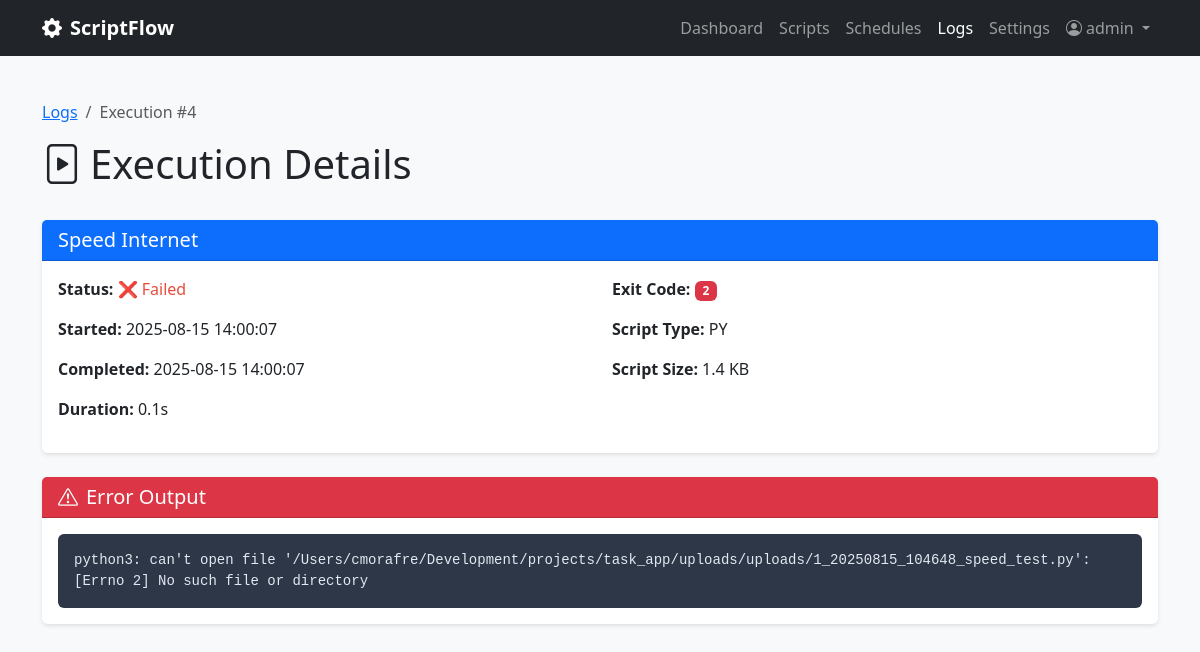
Page /logs/4 (signed in) on the earlier database version.
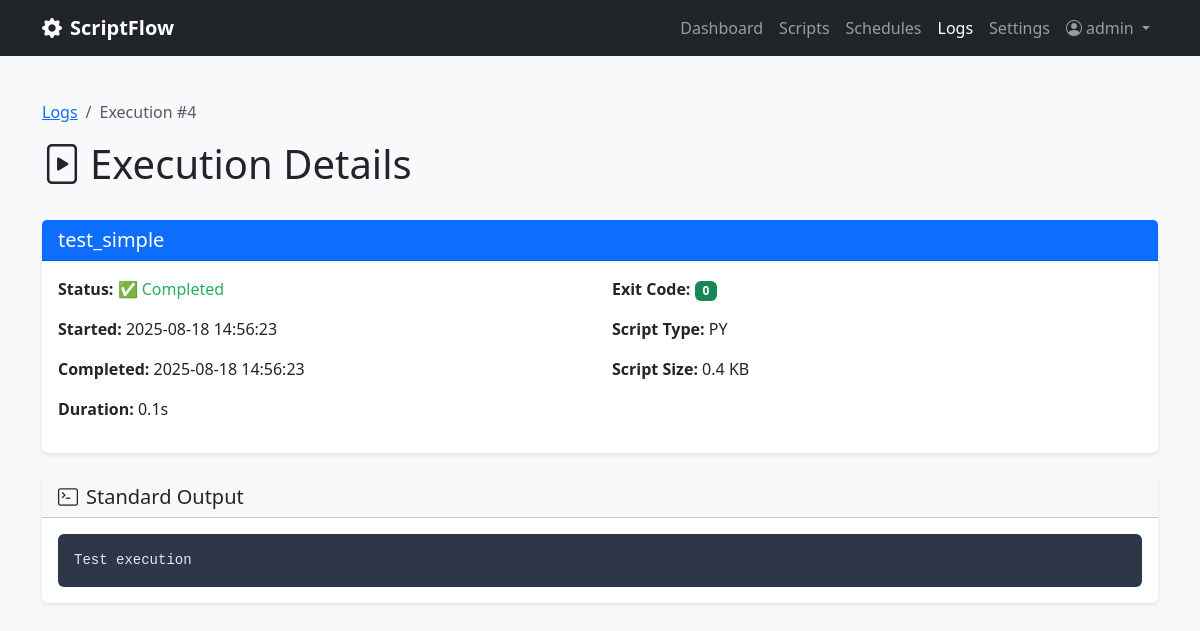
Same page on the later database version.
### scriptflow.py (models this page shows, shortened)
class Script(db.Model):
    __tablename__ = 'scripts'
    id = db.Column(db.Integer, primary_key=True)
    name = db.Column(db.String(100), nullable=False)
    description = db.Column(db.Text)
    filename = db.Column(db.String(255), nullable=False)
    file_path = db.Column(db.String(500), nullable=False)
    script_type = db.Column(db.String(10), nullable=False)  # 'py' or 'bat'
    file_size = db.Column(db.Integer)
    created_at = db.Column(db.DateTime, default=datetime.now)
    updated_at = db.Column(db.DateTime, default=datetime.now, onupdate=datetime.now)
    is_active = db.Column(db.Boolean, default=True)
    user_id = db.Column(db.Integer, db.ForeignKey('users.id'), nullable=False)

class Execution(db.Model):
    __tablename__ = 'executions'
    id = db.Column(db.Integer, primary_key=True)
    started_at = db.Column(db.DateTime, default=datetime.now, nullable=False)
    completed_at = db.Column(db.DateTime)
    status = db.Column(db.String(20), default='pending', nullable=False)  # pending, running, completed, failed, timeout
    exit_code = db.Column(db.Integer)
    stdout = db.Column(db.Text)
    stderr = db.Column(db.Text)
    duration_seconds = db.Column(db.Float)
    trigger_type = db.Column(db.String(20), default='manual', nullable=False)  # manual, scheduled, api
    script_id = db.Column(db.Integer, db.ForeignKey('scripts.id'), nullable=False)
    user_id = db.Column(db.Integer, db.ForeignKey('users.id'), nullable=False)
    script = db.relationship('Script', backref='executions')
    @property
    def formatted_duration(self):
        if not self.duration_seconds:
            return "N/A"
        if self.duration_seconds < 60:
            return f"{self.duration_seconds:.1f}s"
        else:
            minutes = int(self.duration_seconds // 60)
            seconds = int(self.duration_seconds % 60)
            return f"{minutes}m {seconds}s"
    @property
    def status_icon(self):
        icons = {
            'pending': '⏳',
            'running': '🔄',  # Emoji simples que funciona bem
            'completed': '✅',
            'failed': '❌',
            'timeout': '⏰',
            'cancelled': '🛑'
        }
        return icons.get(self.status, '❓')
    @property
    def status_color(self):
        colors = {
            'pending': 'secondary',
            'running': 'running',  # Usar classe CSS personalizada com animação
            'completed': 'success',
            'failed': 'danger',
            'timeout': 'warning',
            'cancelled': 'danger'
        }
        return colors.get(self.status, 'secondary')

### scriptflow.py (the view)
@app.route('/logs/<int:execution_id>')
@login_required
def view_execution(execution_id):
    execution = Execution.query.filter_by(id=execution_id, user_id=current_user.id).first_or_404()
    return render_template('execution_detail.html', execution=execution)

### scriptflow.py (called while the page is built)
@login_manager.user_loader
def load_user(user_id):
    return User.query.get(int(user_id))

### templates/execution_detail.html (shortened to what this page needs)
{% extends "base.html" %}
{% block content %}
        <div class="row mb-4">
            <div class="col">
                <nav aria-label="breadcrumb">
                    <ol class="breadcrumb">
                        <li class="breadcrumb-item"><a href="{{ url_for('logs') }}">Logs</a></li>
                        <li class="breadcrumb-item active">Execution #{{ execution.id }}</li>
                    </ol>
                </nav>
                <h1><i class="bi bi-file-play me-2"></i>Execution Details</h1>
            </div>
        </div>
        <div class="card mb-4">
            <div class="card-header bg-primary text-white">
                <h5 class="mb-0">{{ execution.script.name if execution.script else 'Unknown Script' }}</h5>
            </div>
            <div class="card-body">
                <div class="row">
                    <div class="col-md-6">
                        <p><strong>Status:</strong>
                            <span class="status-{{ execution.status_color }}">
                                {{ execution.status_icon }} {{ execution.status.title() }}
                            </span>
                        </p>
                        <p><strong>Started:</strong> {{ execution.started_at.strftime('%Y-%m-%d %H:%M:%S') }}</p>
                        {% if execution.completed_at %}
                            <p><strong>Completed:</strong> {{ execution.completed_at.strftime('%Y-%m-%d %H:%M:%S') }}</p>
                        {% endif %}
                        <p><strong>Duration:</strong> <span data-duration>{{ execution.formatted_duration }}</span></p>
                    </div>
                    <div class="col-md-6">
                        {% if execution.exit_code is not none %}
                            <p><strong>Exit Code:</strong>
                                <span class="badge bg-{{ 'success' if execution.exit_code == 0 else 'danger' }}">
                                    {{ execution.exit_code }}
                                </span>
                            </p>
                        {% endif %}
                        {% if execution.script %}
                            <p><strong>Script Type:</strong> {{ execution.script.script_type.upper() }}</p>
                            <p><strong>Script Size:</strong> {{ (execution.script.file_size / 1024)|round(1) }} KB</p>
                        {% endif %}
                    </div>
                </div>
            </div>
        </div>
        {% if execution.stdout %}
            <div class="card mb-4">
                <div class="card-header">
                    <h5 class="mb-0"><i class="bi bi-terminal me-2"></i>Standard Output</h5>
                </div>
                <div class="card-body">
                    <div class="log-output">{{ execution.stdout }}</div>
                </div>
            </div>
        {% endif %}
        {% if execution.stderr %}
            <div class="card mb-4">
                <div class="card-header bg-danger text-white">
                    <h5 class="mb-0"><i class="bi bi-exclamation-triangle me-2"></i>Error Output</h5>
                </div>
                <div class="card-body">
                    <div class="log-output">{{ execution.stderr }}</div>
                </div>
            </div>
        {% endif %}
{% endblock %}

Differences in the rows shown:
no longer on this page (row edited): Script: script "Speed Internet", script.script_type "PY", (execution.script.file_size/1024)|round(1) "1.4"
changed Execution id 4: status_icon "❌" → "✅"; status "Failed" → "Completed"; started_at "2025-08-15 14:00:07" → "2025-08-18 14:56:23"; completed_at "2025-08-15 14:00:07" → "2025-08-18 14:56:23"; exit_code "2" → "0"; stdout (not shown) → "Test execution"; stderr "python3: can't open file '/Users/cmorafre/Development/projects/task_app/uploads/uploads/1_20250815_104648_speed_test.py': [Errno 2] No such file or directory" → (not shown)
now on this page (row edited): Script: script "test_simple", script.script_type "PY", (execution.script.file_size/1024)|round(1) "0.4"
Other differences:
text no longer shown: "Error Output"
text now shown: "Standard Output"
